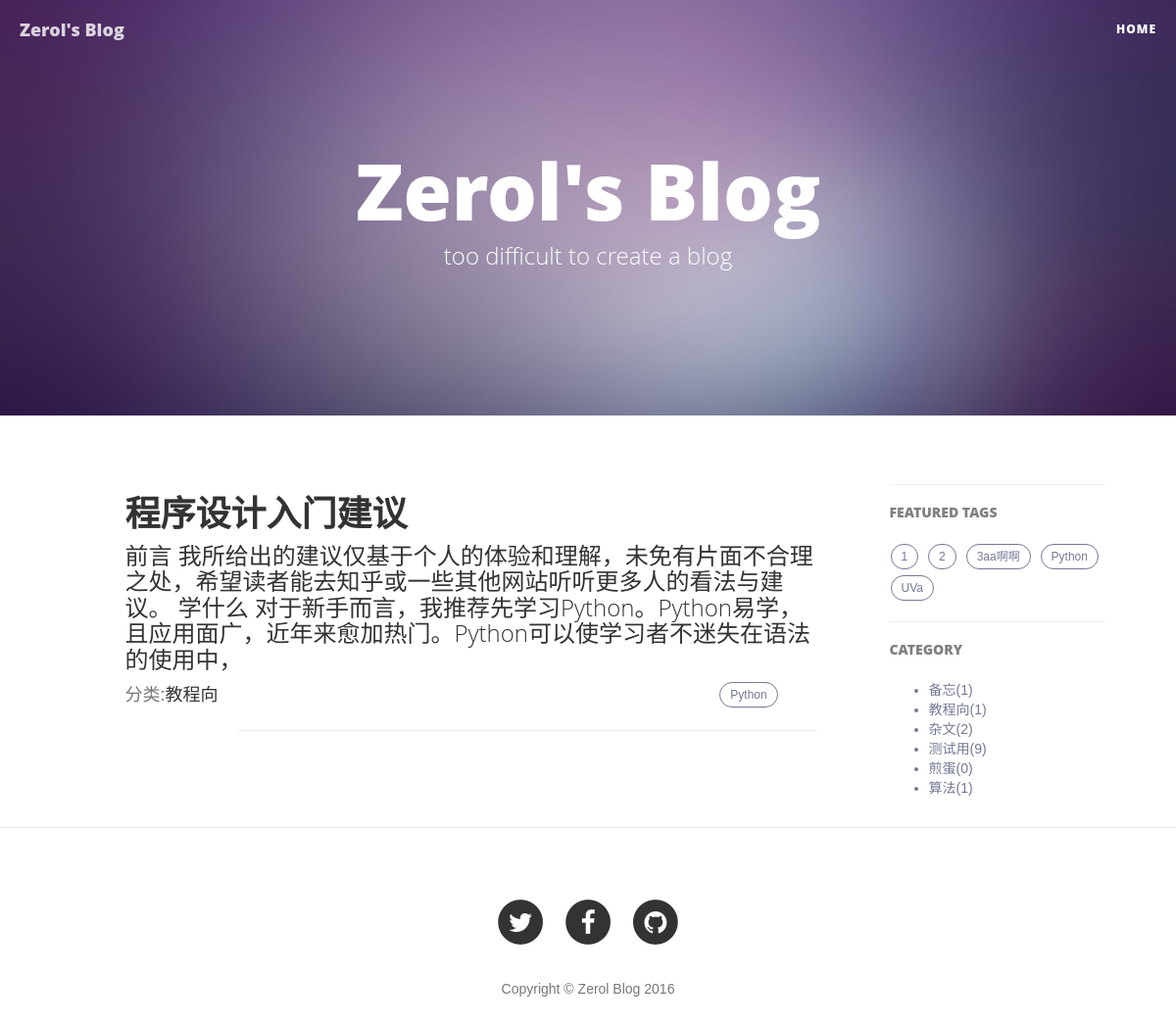
/blog/category/4/1, run on the app's committed database.
### blog/models.py (models this page shows, shortened)
class Article(models.Model):
    STATUS_CHOICES = (
        ('d', 'Draft'),
        ('p', 'Published'),
    )
    title = models.CharField('标题', max_length=70)
    body = models.TextField('正文')
    created_time = models.DateTimeField('创建时间', auto_now_add=True)
    last_modified_time = models.DateTimeField('修改时间', auto_now=True)
    status = models.CharField('文章状态', max_length=1, choices=STATUS_CHOICES)
    abstract = models.TextField('摘要', max_length=140, blank=True, null=True)
    views = models.PositiveIntegerField('浏览量', default=0)
    topped = models.BooleanField('置顶', default=False)
    category = models.ForeignKey('Category', verbose_name='分类', null=True, on_delete=models.SET_NULL)
    tags = models.ManyToManyField('Tag', verbose_name='标签集合', blank=True)
    class Meta:
        ordering = ['-last_modified_time']

class Category(models.Model):
    name = models.CharField('类名', max_length=20)
    created_time = models.DateTimeField('创建时间', auto_now_add=True)
    last_modified_time = models.DateTimeField('修改时间', auto_now=True)

class Tag(models.Model):
    name = models.CharField('标签名', max_length=20)
    created_time = models.DateTimeField('创建时间', auto_now_add=True)
    last_modified_time = models.DateTimeField('修改时间', auto_now=True)

### blog/views.py (the view)
# urls.py: url(r'^category/(?P<category_id>\d+)/(?P<page>\d+)$', views.CategoryView.as_view(), name='category'),
class CategoryView(ListView):
    template_name = "index.html"
    context_object_name = "article_list"
    paginate_by = 7
    def get_queryset(self):
        article_list = Article.objects.filter(status='p', category=self.kwargs['category_id'])
        for article in article_list:
            article.body = markdown2.markdown(article.body, extras=['fenced-code-blocks'])
        return article_list
    def get_context_data(self, **kwargs):
        kwargs['category_list'] = Category.objects.all().order_by('name')
        kwargs['tag_list'] = Tag.objects.all().order_by('name')
        return super(CategoryView, self).get_context_data(**kwargs)

### templates/index.html (shortened to what this page needs)
{% extends 'base-index.html' %}
{% block content %}
    {% for article in article_list %}
        <div class="post-preview">
            <a href="{% url 'blog:detail' article.pk %}">
                <h2 class="post-title">
                    {{ article.title }}
                </h2>
                <h3 class="post-subtitle">
                    {{ article.abstract }}
                </h3>
            </a>
            <div class="post-preview" style="float: left">
                <p class="post-meta">分类:<a href="{% url 'blog:category' article.category.pk 1 %}">{{ article.category.name }}</a>&nbsp;&nbsp;&nbsp;&nbsp;</p>
            </div>
            <div class="sidebar-container" style="float: right">
                <div class="tags">
                    {% for tag in article.tags.all %}
                        <a href="{% url 'blog:tag' tag.pk 1 %}" title="{{ tag.name }}">
                            {{ tag.name }}
                        </a>
                    {% endfor %}
                </div>
            </div>
        </div>
        <br>
        <hr>
    {% endfor %}
{% endblock %}
{% block tags %}
    {% for tag in tag_list %}
        <a href="{% url 'blog:tag' tag.pk 1 %}" title="{{ tag.name }}">
            {{ tag.name }}
        </a>
    {% endfor %}
{% endblock %}
{% block category %}
    <ul>
        {% for category in category_list %}
            <li>
                <a href="{% url 'blog:category' category.pk 1 %}" title="{{ category.name }}">
                    {{ category.name }}({{ category.article_set.count }})
                </a>
            </li>
        {% endfor %}
    </ul>
{% endblock %}

### templates/base.html (style rules this page uses)
body { font-family:"Microsoft YaHei",Arial,Helvetica,sans-serif,"宋体"; }

### data on the page
Article: title "程序设计入门建议", abstract "前言 我所给出的建议仅基于个人的体验和理解，未免有片面不合理之处，希望读者能去知乎或一些其他网站听听更多人的看法与建议。 学什么 对于新手而言，我推荐先学习Python。Python易学，且应用面广，近年来愈加热门。Python可以使学习者不迷失在语法的使用中，", category.name "教程向"
Tag: name "Python"
Tag: name "1"
Tag: name "2"
Tag: name "3aa啊啊"
Tag: name "UVa"
Category: name "备忘", article_set.count "1"
Category: name "教程向", article_set.count "1"
Category: name "杂文", article_set.count "2"
Category: name "测试用", article_set.count "9"
Category: name "煎蛋", article_set.count "0"
Category: name "算法", article_set.count "1"
